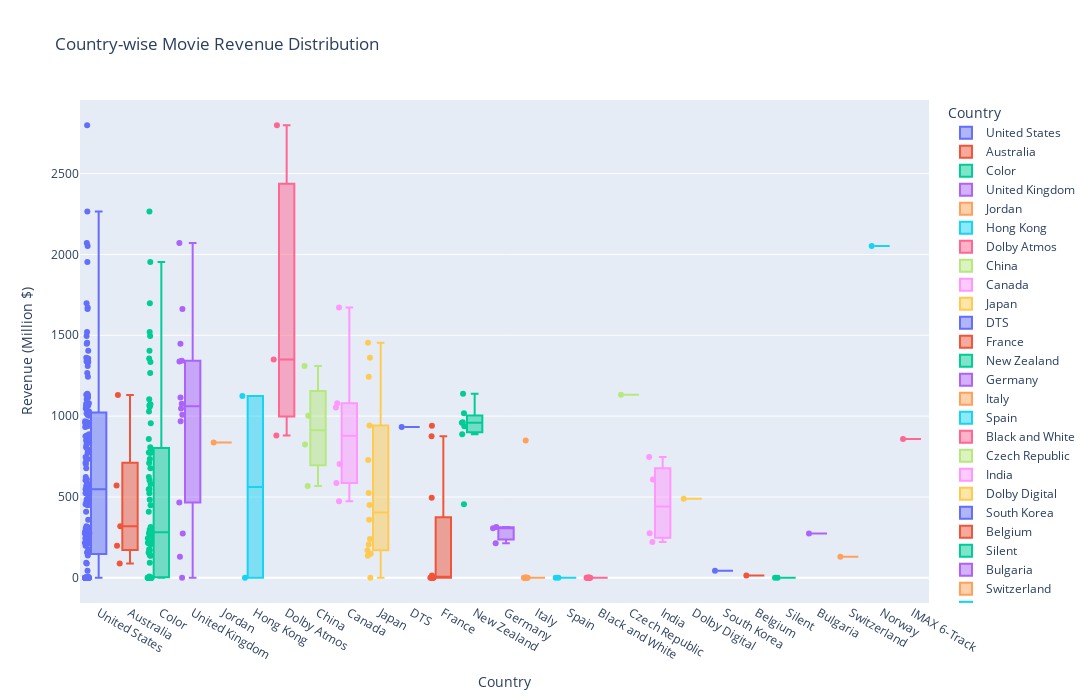

Here is the notebook cell this chart was saved with:
### Markdown cell above
# 🌍 **Country-wise Movie Revenue Distribution 💰**

### Code cell
df_countries = pd.read_sql("SELECT c.countries, m.gross_in_million FROM countries c JOIN imdb_movies m ON c.movie_id = m.movie_id", conn)
fig_country = px.box(df_countries, 
                     x="countries", 
                     y="gross_in_million",
                     color="countries",  
                     title="Country-wise Movie Revenue Distribution",
                     labels={"gross_in_million": "Revenue (Million $)", "countries": "Country"},
                     points="all",
                    height=700,
                     width=1200) 

fig_country.show()

### Figure 1 — Plotly figure (JSON) as saved in the notebook; plotly's stock layout.template omitted (floating-point values rounded to 4 significant figures; data arrays with more than 128 entries replaced by an {"elided": "..."} marker saying what was removed)
{"data": [{"alignmentgroup": "True", "boxpoints": "all", "hovertemplate": "Country=%{x}<br>Revenue (Million $)=%{y}<extra></extra>", "legendgroup": "United States", "marker": {"color": "#636efa"}, "name": "United States", "notched": false, "offsetgroup": "United States", "orientation": "v", "showlegend": true, "type": "box", "x": {"elided": "148 str values"}, "x0": " ", "xaxis": "x", "y": {"elided": "148 float values"}, "y0": " ", "yaxis": "y"}, {"alignmentgroup": "True", "boxpoints": "all", "hovertemplate": "Country=%{x}<br>Revenue (Million $)=%{y}<extra></extra>", "legendgroup": "Australia", "marker": {"color": "#EF553B"}, "name": "Australia", "notched": false, "offsetgroup": "Australia", "orientation": "v", "showlegend": true, "type": "box", "x": ["Australia", "Australia", "Australia", "Australia", "Australia"], "x0": " ", "xaxis": "x", "y": [318.9, 199.0, 88.93, 571.9, 1131.0], "y0": " ", "yaxis": "y"}, {"alignmentgroup": "True", "boxpoints": "all", "hovertemplate": "Country=%{x}<br>Revenue (Million $)=%{y}<extra></extra>", "legendgroup": "Color", "marker": {"color": "#00cc96"}, "name": "Color", "notched": false, "offsetgroup": "Color", "orientation": "v", "showlegend": true, "type": "box", "x": ["Color", "Color", "Color", "Color", "Color", "Color", "Color", "Color", "Color", "Color", "Color", "Color", "Color", "Color", "Color", "Color", "Color", "Color", "Color", "Color", "Color", "Color", "Color", "Color", "Color", "Color", "Color", "Color", "Color", "Color", "Color", "Color", "Color", "Color", "Color", "Color", "Color", "Color", "Color", "Color", "Color", "Color", "Color", "Color", "Color", "Color", "Color", "Color", "Color", "Color", "Color", "Color", "Color", "Color", "Color", "Color", "Color", "Color", "Color", "Color", "Color", "Color", "Color", "Color", "Color", "Color", "Color", "Color", "Color", "Color", "Color", "Color"], "x0": " ", "xaxis": "x", "y": [0, 286.8, 0, 212.7, 177, 0, 93.28, 1496.0, 2265.0, 1521.0, 1266.0, 678.2, 1356.0, 772.3, 547.7, 797.3, 1104.0, 296.9, 549.4, 259.9, 278.0, 0, 225.9, 0, 1953.0, 1334.0, 1059.0, 775.4, 1074.0, 215.9, 244.7, 273.3, 709.7, 522.7, 603.9, 0, 482.4, 1405.0, 0, 149.7, 206.1, 137.1, 170.5, 808.3, 623.9, 1699.0, 1029.0, 1066.0, 408.2, 0, 449.2, 0, 315.2, 0, 0, 0, 248.6, 216.8, 157.1, 138.0, 0, 7.97, 0, 0, 0, 0, 0, 1067.0, 859.1, 735.1, 579.8, 955.8], "y0": " ", "yaxis": "y"}, {"alignmentgroup": "True", "boxpoints": "all", "hovertemplate": "Country=%{x}<br>Revenue (Million $)=%{y}<extra></extra>", "legendgroup": "United Kingdom", "marker": {"color": "#ab63fa"}, "name": "United Kingdom", "notched": false, "offsetgroup": "United Kingdom", "orientation": "v", "showlegend": true, "type": "box", "x": ["United Kingdom", "United Kingdom", "United Kingdom", "United Kingdom", "United Kingdom", "United Kingdom", "United Kingdom", "United Kingdom", "United Kingdom", "United Kingdom", "United Kingdom", "United Kingdom", "United Kingdom", "United Kingdom"], "x0": " ", "xaxis": "x", "y": [1447.0, 967.7, 1009.0, 1115.0, 1342.0, 2071.0, 1077.0, 1047.0, 274.7, 465.5, 1662.0, 130.8, 0, 1338.0], "y0": " ", "yaxis": "y"}, {"alignmentgroup": "True", "boxpoints": "all", "hovertemplate": "Country=%{x}<br>Revenue (Million $)=%{y}<extra></extra>", "legendgroup": "Jordan", "marker": {"color": "#FFA15A"}, "name": "Jordan", "notched": false, "offsetgroup": "Jordan", "orientation": "v", "showlegend": true, "type": "box", "x": ["Jordan"], "x0": " ", "xaxis": "x", "y": [836.3], "y0": " ", "yaxis": "y"}, {"alignmentgroup": "True", "boxpoints": "all", "hovertemplate": "Country=%{x}<br>Revenue (Million $)=%{y}<extra></extra>", "legendgroup": "Hong Kong", "marker": {"color": "#19d3f3"}, "name": "Hong Kong", "notched": false, "offsetgroup": "Hong Kong", "orientation": "v", "showlegend": true, "type": "box", "x": ["Hong Kong", "Hong Kong"], "x0": " ", "xaxis": "x", "y": [1124.0, 0], "y0": " ", "yaxis": "y"}, {"alignmentgroup": "True", "boxpoints": "all", "hovertemplate": "Country=%{x}<br>Revenue (Million $)=%{y}<extra></extra>", "legendgroup": "Dolby Atmos", "marker": {"color": "#FF6692"}, "name": "Dolby Atmos", "notched": false, "offsetgroup": "Dolby Atmos", "orientation": "v", "showlegend": true, "type": "box", "x": ["Dolby Atmos", "Dolby Atmos", "Dolby Atmos"], "x0": " ", "xaxis": "x", "y": [881.0, 2799.0, 1350.0], "y0": " ", "yaxis": "y"}, {"alignmentgroup": "True", "boxpoints": "all", "hovertemplate": "Country=%{x}<br>Revenue (Million $)=%{y}<extra></extra>", "legendgroup": "China", "marker": {"color": "#B6E880"}, "name": "China", "notched": false, "offsetgroup": "China", "orientation": "v", "showlegend": true, "type": "box", "x": ["China", "China", "China", "China"], "x0": " ", "xaxis": "x", "y": [824.0, 1310.0, 1002.0, 568.6], "y0": " ", "yaxis": "y"}, {"alignmentgroup": "True", "boxpoints": "all", "hovertemplate": "Country=%{x}<br>Revenue (Million $)=%{y}<extra></extra>", "legendgroup": "Canada", "marker": {"color": "#FF97FF"}, "name": "Canada", "notched": false, "offsetgroup": "Canada", "orientation": "v", "showlegend": true, "type": "box", "x": ["Canada", "Canada", "Canada", "Canada", "Canada", "Canada"], "x0": " ", "xaxis": "x", "y": [1079.0, 1672.0, 704.2, 473.1, 585.8, 1054.0], "y0": " ", "yaxis": "y"}, {"alignmentgroup": "True", "boxpoints": "all", "hovertemplate": "Country=%{x}<br>Revenue (Million $)=%{y}<extra></extra>", "legendgroup": "Japan", "marker": {"color": "#FECB52"}, "name": "Japan", "notched": false, "offsetgroup": "Japan", "orientation": "v", "showlegend": true, "type": "box", "x": ["Japan", "Japan", "Japan", "Japan", "Japan", "Japan", "Japan", "Japan", "Japan", "Japan", "Japan", "Japan", "Japan", "Japan"], "x0": " ", "xaxis": "x", "y": [1361.0, 728.3, 525.0, 450.1, 0, 149.7, 206.1, 358.7, 240.9, 137.1, 170.5, 1243.0, 1454.0, 941.6], "y0": " ", "yaxis": "y"}, {"alignmentgroup": "True", "boxpoints": "all", "hovertemplate": "Country=%{x}<br>Revenue (Million $)=%{y}<extra></extra>", "legendgroup": "DTS", "marker": {"color": "#636efa"}, "name": "DTS", "notched": false, "offsetgroup": "DTS", "orientation": "v", "showlegend": true, "type": "box", "x": ["DTS"], "x0": " ", "xaxis": "x", "y": [932.5], "y0": " ", "yaxis": "y"}, {"alignmentgroup": "True", "boxpoints": "all", "hovertemplate": "Country=%{x}<br>Revenue (Million $)=%{y}<extra></extra>", "legendgroup": "France", "marker": {"color": "#EF553B"}, "name": "France", "notched": false, "offsetgroup": "France", "orientation": "v", "showlegend": true, "type": "box", "x": ["France", "France", "France", "France", "France", "France", "France", "France", "France", "France", "France"], "x0": " ", "xaxis": "x", "y": [940.5, 875.7, 0, 0, 0, 0, 0, 0, 0, 14.78, 494.9], "y0": " ", "yaxis": "y"}, {"alignmentgroup": "True", "boxpoints": "all", "hovertemplate": "Country=%{x}<br>Revenue (Million $)=%{y}<extra></extra>", "legendgroup": "New Zealand", "marker": {"color": "#00cc96"}, "name": "New Zealand", "notched": false, "offsetgroup": "New Zealand", "orientation": "v", "showlegend": true, "type": "box", "x": ["New Zealand", "New Zealand", "New Zealand", "New Zealand", "New Zealand", "New Zealand", "New Zealand"], "x0": " ", "xaxis": "x", "y": [1138.0, 938.2, 888.2, 1017.0, 959.1, 962.2, 454.6], "y0": " ", "yaxis": "y"}, {"alignmentgroup": "True", "boxpoints": "all", "hovertemplate": "Country=%{x}<br>Revenue (Million $)=%{y}<extra></extra>", "legendgroup": "Germany", "marker": {"color": "#ab63fa"}, "name": "Germany", "notched": false, "offsetgroup": "Germany", "orientation": "v", "showlegend": true, "type": "box", "x": ["Germany", "Germany", "Germany"], "x0": " ", "xaxis": "x", "y": [306.8, 213.7, 315.0], "y0": " ", "yaxis": "y"}, {"alignmentgroup": "True", "boxpoints": "all", "hovertemplate": "Country=%{x}<br>Revenue (Million $)=%{y}<extra></extra>", "legendgroup": "Italy", "marker": {"color": "#FFA15A"}, "name": "Italy", "notched": false, "offsetgroup": "Italy", "orientation": "v", "showlegend": true, "type": "box", "x": ["Italy", "Italy", "Italy", "Italy", "Italy", "Italy", "Italy", "Italy", "Italy", "Italy"], "x0": " ", "xaxis": "x", "y": [0, 0, 0, 0, 0, 0, 0, 0, 0, 850.0], "y0": " ", "yaxis": "y"}, {"alignmentgroup": "True", "boxpoints": "all", "hovertemplate": "Country=%{x}<br>Revenue (Million $)=%{y}<extra></extra>", "legendgroup": "Spain", "marker": {"color": "#19d3f3"}, "name": "Spain", "notched": false, "offsetgroup": "Spain", "orientation": "v", "showlegend": true, "type": "box", "x": ["Spain", "Spain"], "x0": " ", "xaxis": "x", "y": [0, 0], "y0": " ", "yaxis": "y"}, {"alignmentgroup": "True", "boxpoints": "all", "hovertemplate": "Country=%{x}<br>Revenue (Million $)=%{y}<extra></extra>", "legendgroup": "Black and White", "marker": {"color": "#FF6692"}, "name": "Black and White", "notched": false, "offsetgroup": "Black and White", "orientation": "v", "showlegend": true, "type": "box", "x": ["Black and White", "Black and White", "Black and White", "Black and White", "Black and White", "Black and White", "Black and White", "Black and White", "Black and White", "Black and White", "Black and White"], "x0": " ", "xaxis": "x", "y": [0, 0.46, 0, 0.06, 0, 0, 0, 0, 0, 0, 0], "y0": " ", "yaxis": "y"}, {"alignmentgroup": "True", "boxpoints": "all", "hovertemplate": "Country=%{x}<br>Revenue (Million $)=%{y}<extra></extra>", "legendgroup": "Czech Republic", "marker": {"color": "#B6E880"}, "name": "Czech Republic", "notched": false, "offsetgroup": "Czech Republic", "orientation": "v", "showlegend": true, "type": "box", "x": ["Czech Republic"], "x0": " ", "xaxis": "x", "y": [1133.0], "y0": " ", "yaxis": "y"}, {"alignmentgroup": "True", "boxpoints": "all", "hovertemplate": "Country=%{x}<br>Revenue (Million $)=%{y}<extra></extra>", "legendgroup": "India", "marker": {"color": "#FF97FF"}, "name": "India", "notched": false, "offsetgroup": "India", "orientation": "v", "showlegend": true, "type": "box", "x": ["India", "India", "India", "India"], "x0": " ", "xaxis": "x", "y": [607.9, 275.3, 746.9, 221.8], "y0": " ", "yaxis": "y"}, {"alignmentgroup": "True", "boxpoints": "all", "hovertemplate": "Country=%{x}<br>Revenue (Million $)=%{y}<extra></extra>", "legendgroup": "Dolby Digital", "marker": {"color": "#FECB52"}, "name": "Dolby Digital", "notched": false, "offsetgroup": "Dolby Digital", "orientation": "v", "showlegend": true, "type": "box", "x": ["Dolby Digital"], "x0": " ", "xaxis": "x", "y": [489.0], "y0": " ", "yaxis": "y"}, {"alignmentgroup": "True", "boxpoints": "all", "hovertemplate": "Country=%{x}<br>Revenue (Million $)=%{y}<extra></extra>", "legendgroup": "South Korea", "marker": {"color": "#636efa"}, "name": "South Korea", "notched": false, "offsetgroup": "South Korea", "orientation": "v", "showlegend": true, "type": "box", "x": ["South Korea"], "x0": " ", "xaxis": "x", "y": [44.46], "y0": " ", "yaxis": "y"}, {"alignmentgroup": "True", "boxpoints": "all", "hovertemplate": "Country=%{x}<br>Revenue (Million $)=%{y}<extra></extra>", "legendgroup": "Belgium", "marker": {"color": "#EF553B"}, "name": "Belgium", "notched": false, "offsetgroup": "Belgium", "orientation": "v", "showlegend": true, "type": "box", "x": ["Belgium"], "x0": " ", "xaxis": "x", "y": [14.78], "y0": " ", "yaxis": "y"}, {"alignmentgroup": "True", "boxpoints": "all", "hovertemplate": "Country=%{x}<br>Revenue (Million $)=%{y}<extra></extra>", "legendgroup": "Silent", "marker": {"color": "#00cc96"}, "name": "Silent", "notched": false, "offsetgroup": "Silent", "orientation": "v", "showlegend": true, "type": "box", "x": ["Silent", "Silent"], "x0": " ", "xaxis": "x", "y": [0, 0], "y0": " ", "yaxis": "y"}, {"alignmentgroup": "True", "boxpoints": "all", "hovertemplate": "Country=%{x}<br>Revenue (Million $)=%{y}<extra></extra>", "legendgroup": "Bulgaria", "marker": {"color": "#ab63fa"}, "name": "Bulgaria", "notched": false, "offsetgroup": "Bulgaria", "orientation": "v", "showlegend": true, "type": "box", "x": ["Bulgaria"], "x0": " ", "xaxis": "x", "y": [274.5], "y0": " ", "yaxis": "y"}, {"alignmentgroup": "True", "boxpoints": "all", "hovertemplate": "Country=%{x}<br>Revenue (Million $)=%{y}<extra></extra>", "legendgroup": "Switzerland", "marker": {"color": "#FFA15A"}, "name": "Switzerland", "notched": false, "offsetgroup": "Switzerland", "orientation": "v", "showlegend": true, "type": "box", "x": ["Switzerland"], "x0": " ", "xaxis": "x", "y": [130.8], "y0": " ", "yaxis": "y"}, {"alignmentgroup": "True", "boxpoints": "all", "hovertemplate": "Country=%{x}<br>Revenue (Million $)=%{y}<extra></extra>", "legendgroup": "Norway", "marker": {"color": "#19d3f3"}, "name": "Norway", "notched": false, "offsetgroup": "Norway", "orientation": "v", "showlegend": true, "type": "box", "x": ["Norway"], "x0": " ", "xaxis": "x", "y": [2052.0], "y0": " ", "yaxis": "y"}, {"alignmentgroup": "True", "boxpoints": "all", "hovertemplate": "Country=%{x}<br>Revenue (Million $)=%{y}<extra></extra>", "legendgroup": "IMAX 6-Track", "marker": {"color": "#FF6692"}, "name": "IMAX 6-Track", "notched": false, "offsetgroup": "IMAX 6-Track", "orientation": "v", "showlegend": true, "type": "box", "x": ["IMAX 6-Track"], "x0": " ", "xaxis": "x", "y": [859.2], "y0": " ", "yaxis": "y"}], "layout": {"boxmode": "overlay", "height": 700, "legend": {"title": {"text": "Country"}, "tracegroupgap": 0}, "title": {"text": "Country-wise Movie Revenue Distribution"}, "width": 1200, "xaxis": {"anchor": "y", "categoryarray": ["United States", "Australia", "Color", "United Kingdom", "Jordan", "Hong Kong", "Dolby Atmos", "China", "Canada", "Japan", "DTS", "France", "New Zealand", "Germany", "Italy", "Spain", "Black and White", "Czech Republic", "India", "Dolby Digital", "South Korea", "Belgium", "Silent", "Bulgaria", "Switzerland", "Norway", "IMAX 6-Track"], "categoryorder": "array", "domain": [0, 1], "title": {"text": "Country"}}, "yaxis": {"anchor": "x", "domain": [0, 1], "title": {"text": "Revenue (Million $)"}}}}
